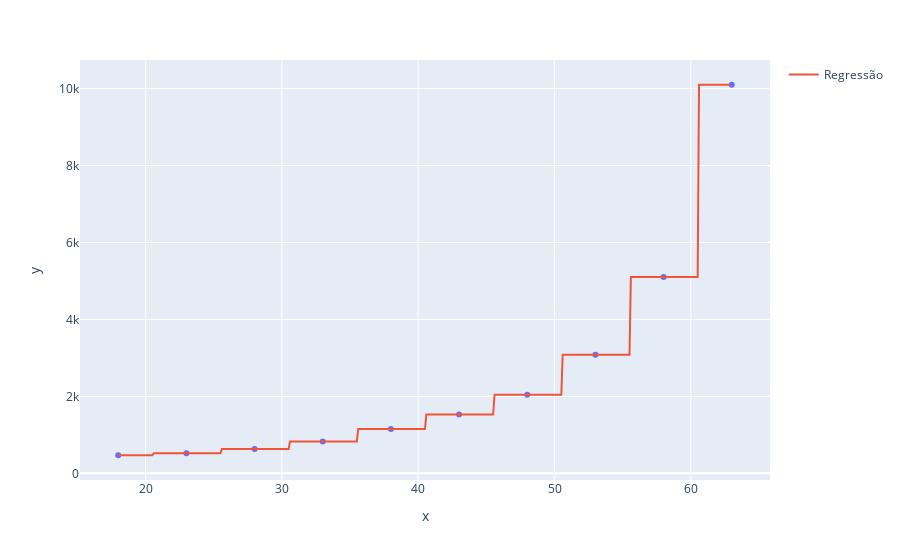

Notebook code for this chart:
### Code cell
grafico = px.scatter(x = x_plano_saude2.ravel(), y = y_plano_saude2)
grafico.add_scatter(x= x_teste_arvore.ravel(), y = regressor_arvore_saude.predict(x_teste_arvore), name= 'Regressão')
grafico.show()

### Figure 1 — Plotly figure (JSON) as saved in the notebook; plotly's stock layout.template omitted (floating-point values rounded to 4 significant figures; data arrays with more than 128 entries replaced by an {"elided": "..."} marker saying what was removed)
{"data": [{"hovertemplate": "x=%{x}<br>y=%{y}<extra></extra>", "legendgroup": "", "marker": {"color": "#636efa", "symbol": "circle"}, "mode": "markers", "name": "", "orientation": "v", "showlegend": false, "type": "scatter", "x": [18, 23, 28, 33, 38, 43, 48, 53, 58, 63], "xaxis": "x", "y": [470, 520, 630, 830, 1150, 1530, 2040, 3080, 5100, 10100], "yaxis": "y"}, {"name": "Regressão", "type": "scatter", "x": {"elided": "450 float values"}, "y": {"elided": "450 int values"}}], "layout": {"legend": {"tracegroupgap": 0}, "margin": {"t": 60}, "xaxis": {"anchor": "y", "domain": [0, 1], "title": {"text": "x"}}, "yaxis": {"anchor": "x", "domain": [0, 1], "title": {"text": "y"}}}}
